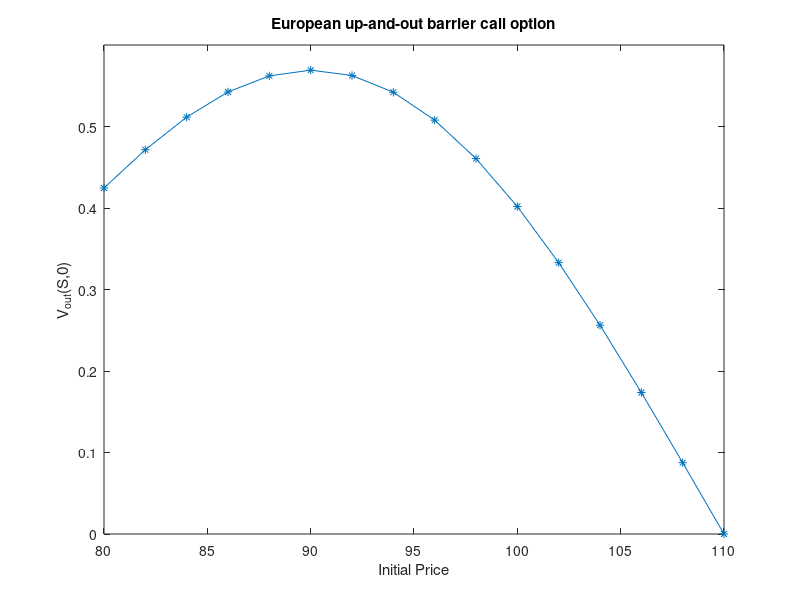

Write MATLAB code to recreate this figure.
%%Question 6a 
% Evaluating barrier options using Monte Carlo simulation
% with exact solution from Black-Scholes equation for 
% up-and-out European options
clear all;close all;
%set some variables
T=1;t=0;sigma=0.2;r=0.01;K=95;Su=110;
S=80:2:110;
%norm-cdf parameters
d1=(log(S/K)+(r+0.5*sigma^2)*(T-t))/(sigma*sqrt(T-t));
d2=d1-sigma*sqrt(T-t);
d3=(log(S/Su)+(r+0.5*sigma^2)*(T-t))/(sigma*sqrt(T-t));
d4=d3-sigma*sqrt(T-t);
d5=(log(S/Su)-(r-0.5*sigma^2)*(T-t))/(sigma*sqrt(T-t));
d6=d5-sigma*sqrt(T-t);
d7=(log(S*K/Su^2)-(r-0.5*sigma^2)*(T-t))/(sigma*sqrt(T-t));
d8=d7-sigma*sqrt(T-t);

%compute exact initial price
Vout=S.*(normcdf(d1)-normcdf(d3)-(Su./S).^(1+2*r/sigma^2).*(normcdf(d6)-normcdf(d8))) - ...
    K*exp(-r*(T-t))*(normcdf(d2)-normcdf(d4)-(Su./S).^(-1+2*r/sigma^2).*(normcdf(d5)-normcdf(d7)));

plot(S,Vout,'*-')
title('European up-and-out barrier call option')
xlabel('Initial Price')
ylabel('V_{out}(S,0)')
axis([80 110 0 0.6])